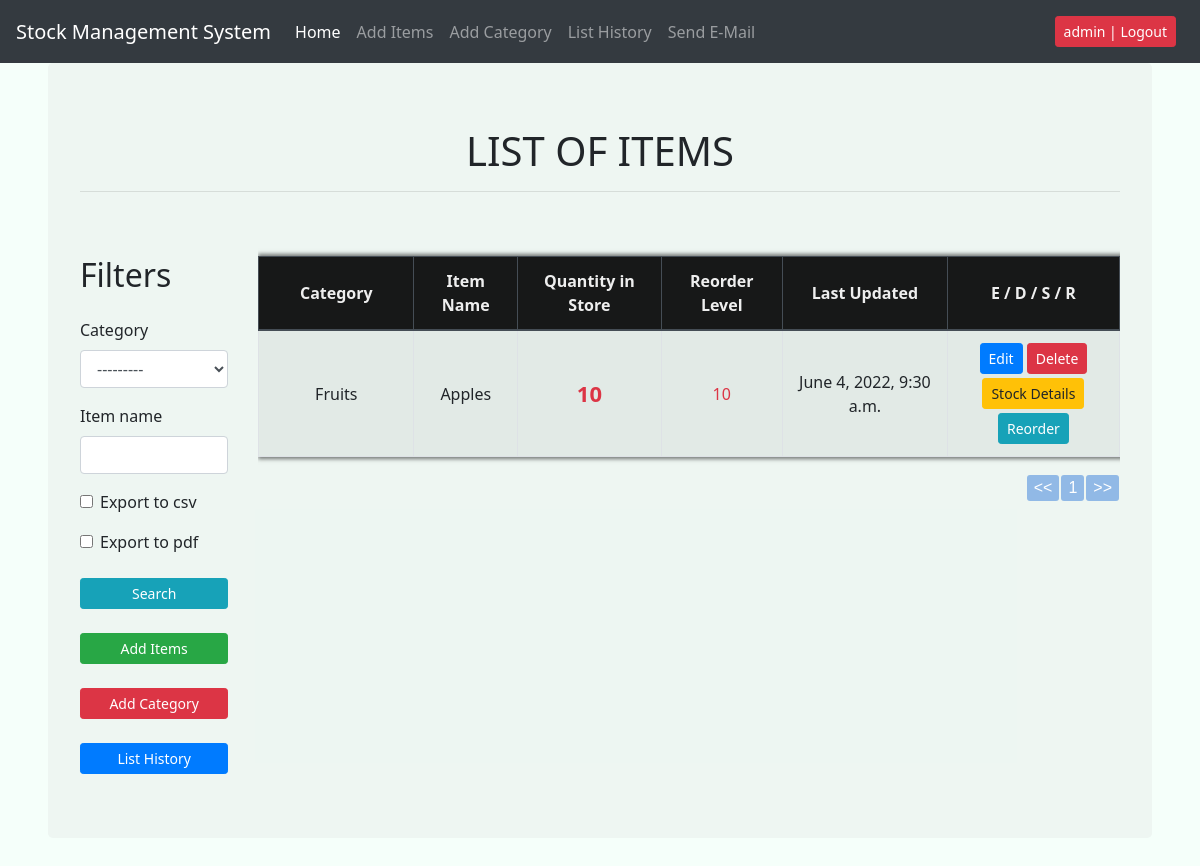
Page / (signed in) on the committed database.
### stock_app/models.py (models this page shows, shortened)
class Stock(models.Model):
    category = models.ForeignKey(Categorie, on_delete=models.CASCADE , blank=True)
    item_name = models.CharField(max_length=50 , null=True, blank=True)
    receive_by = models.CharField(max_length=50, blank = True, null = True)
    quantity = models.IntegerField(default = 0, blank = True, null = True)
    issue_by = models.CharField(max_length=50, blank = True, null = True)
    issue_to = models.CharField(max_length=50, blank = True, null = True)
    created_by = models.CharField(max_length=50, blank = True, null = True)
    receive_quantity = models.CharField(max_length=50, blank = True, null = True)
    phone_number = models.IntegerField(default = 0, blank = True, null = True)
    issue_quantity = models.IntegerField(default = 0, blank = True, null = True)
    reorder_level = models.IntegerField(default = 0, blank = True, null = True)
    last_update = models.DateTimeField( auto_now_add= False, auto_now = True )
    timestampp = models.DateTimeField( auto_now_add= True, auto_now = False )
    date = models.DateTimeField( auto_now_add= False, auto_now = False ,default = datetime.datetime.now())

class Categorie(models.Model):
    name = models.CharField(max_length=50 , null=True, blank=False)
    created_by = models.CharField(max_length=50 , null=True, blank=False)
    upload_file = models.FileField(blank=True, null = True, upload_to = "files/%Y/%m/%d")
    upload_img = models.ImageField(blank=True, null = True, upload_to = "images/%Y/%m/%d")
    def __str__(self):
        return self.name

### stock_app/views.py (the view, shortened to what this page needs)
# urls.py: path('',views.list_items , name = "List Items"),
@login_required
@csrf_exempt
def list_items(request):
    form = StockSearchForm(request.POST or None)
    query_set = Stock.objects.all().order_by('-quantity')
    context = {
    'query_set':query_set,
    'form':form,
    }
    return render(request,"stock_app/main/list_items.html",context)

### stock_app/forms.py
class StockSearchForm(forms.ModelForm):
    export_to_csv = forms.BooleanField(required=False)
    export_to_pdf = forms.BooleanField(required=False)
    class Meta:
        model = Stock
        fields = ['category','item_name']

### stock_app/templates/stock_app/main/list_items.html (shortened to what this page needs)
{% extends "stock_app/navbar.html" %}
{% load static %}
{% load crispy_forms_tags %}
{% block content %}
<div class="row">
    <div class="container-fluid ml-5 mr-5">
        <div class="jumbotron custom_jum">
            <h1 class="text-center " style="text-transform:uppercase;">List of Items</h1>
            <hr />
            {% if query_set %}
            <div class="row d-flex justify-content-top align-items-top">
                <div class="col-sm-2">
                    <h2 class="text-left mt-5 mb-4 ">Filters</h2>
                    <form method="POST" action="">
                        {{form|crispy}}
                        <input class="input_1  mt-2 btn btn-sm btn-info" type="submit" value="Search" />
                    </form>
                    <a href="/add_items">
                        <input class="input_3  mt-4 mb-4  btn btn-sm btn-success" type="submit" value="Add Items" />
                    </a>
                    <a href="/create_category">
                        <input class="input_2 mb-4 btn btn-sm btn-danger" type="submit" value="Add Category" />
                    </a>
                    <a href="/list_history">
                        <input class="input_2 btn btn-sm btn-primary " type="submit" value="List History" />
                    </a>
                </div>
                <div class="col-sm-10">
                    <div class="table_custom1 table-responsive">
                        <table class="table mt-5   custom_table table-bordered table-striped table-hover">
                            <thead class="thead-dark">
                                <tr>
                                    <th class="text-center">Category</th>
                                    <th class="text-center">Item Name</th>
                                    <th class="text-center">Quantity in Store</th>
                                    <th class="text-center">Reorder Level</th>
                                    <th class="text-center">Last Updated</th>
                                    <th class="text-center">E / D / S / R</th>
                                </tr>
                            </thead>
                            <tbody>
                                {% for item in query_set %}
                                <tr>
                                    <td class="text-center" style="width:18%">
                                        {{item.category}}
                                    </td>
                                    <td class="text-center">
                                        {{item.item_name}}
                                    </td>
                                    {% if item.quantity <= item.reorder_level %} <td class="text-center text-danger text-bold" style="font-weight: bold; font-size: 22px;">
                                        {{item.quantity}}
                                        </td>
                                        {% endif %}
                                        <td class="text-center text-danger">
                                            {{item.reorder_level}}
                                        </td>
                                        <td class="text-center">
                                            {{item.last_update}}
                                        </td>
                                        <td class="text-center" style="width:20%;">
                                            <a href="{% url 'Update_Items' item.id %}">
                                                <input class="btn  btn-sm btn-primary" type="submit" value="Edit" />
                                            </a>
                                            <a href="{% url 'Del_Items' item.id %}">
                                                <input class="btn btn-sm btn-danger" type="submit" value="Delete" data-toggle="modal" data-target="#exampleModal" />
                                            </a>
                                            <a href="{% url 'Stock_detail' item.id %}">
                                                <input class="btn mb-1 mt-1 btn-sm btn-warning " type="submit" value="Stock Details" />
                                            </a>
                                            <a href="{% url 'Reorder_items' item.id %}">
                                                <input class="btn btn-sm btn-info " type="submit" value="Reorder" />
                                            </a>
                                        </td>
                                </tr>
                                {% endfor %}
                            </tbody>
                        </table>
                    </div>
                </div>
            </div>
            {% endif %}
        </div>
    </div>
</div>
{% endblock content %}

### stock_app/templates/stock_app/navbar.html (shortened to what this page needs)
{% load static %}
<!DOCTYPE html>
<html lang="en">
<head>
    <link rel="stylesheet" href="{% static "css/bootstrap.min.css" %}" />
    <link rel="stylesheet" type="text/css" href="{% static "css/index.css" %}" />
    <link rel="stylesheet" type="text/css" href="{% static "css/nprogress.css" %}" />
    <link rel="stylesheet" href="//code.jquery.com/ui/1.13.1/themes/base/jquery-ui.css">
</head>
<body>
    <nav class="navbar-expand-lg navbar navbar-dark bg-dark">
        <a class="navbar-brand" href="/list_items">Stock Management System</a>
        <div class="collapse navbar-collapse" id="navbarTogglerDemo03">
            <ul class="navbar-nav mr-auto mt-2 mt-lg-0 d-flex justify-content-between align-items-center" style="width:100%;">
                <div class="d-flex">
                    <li class="nav-item">
                        <a class="nav-link active" href="/list_items">Home</a>
                    </li>
                    <li class="nav-item">
                        <a class="nav-link" href="/add_items">Add Items</a>
                    </li>
                    <li class="nav-item">
                        <a class="nav-link" href="/create_category">Add Category</a>
                    </li>
                    <li class="nav-item">
                        <a class="nav-link" href="/list_history">List History</a>
                    </li>
                     <li class="nav-item">
                        <a class="nav-link" href="/send_e_mail">Send E-Mail</a>
                    </li>
                </div>
                <div class="d-flex">
                    {% if request.user.is_authenticated %}
                    <li class="nav-item">
                        <a class="nav-link" href="/accounts/logout">
                            <input class="btn btn-sm  btn-danger " type="submit" value="{{request.user}} | Logout" />
                        </a>
                    </li>
                    {% endif %}
                </div>
            </ul>
        </div>
    </nav>
    {% block content %}
    {% endblock content %}
</body>
</html>

### stock_app/static/css/index.css (style rules this page uses)
* { margin: 0; padding: 0; }
body { font-family: 'system-ui', 'Roboto'; overflow-x: hidden !important; background: mintcream; }
.custom_table { box-shadow: 2px 0px 4px 2px rgba(0, 0, 0, 0.52); -webkit-box-shadow: 2px 0px 4px 2px rgba(0, 0, 0, 0.52); -moz-box-shadow: 2px 0px 4px 2px rgba(0, 0, 0, 0.52); }
.table td, .table th { vertical-align: middle !important; }
.jumbotron { background: #c1c1c126; }
a { text-decoration: none !important; }
.custom_jum .input_1,.input_2,.input_3 { width: 100%; }
.table_custom1 table th { background-color: rgba(0,0,0,.9) !important; border-color: rgba(0, 0, 0, .0); !important; color:#eee !important; }

### rows in the picture
Stock: category "Fruits", item_name "Apples", quantity "10", reorder_level "10", last_update "June 4, 2022, 9:30 a.m."
